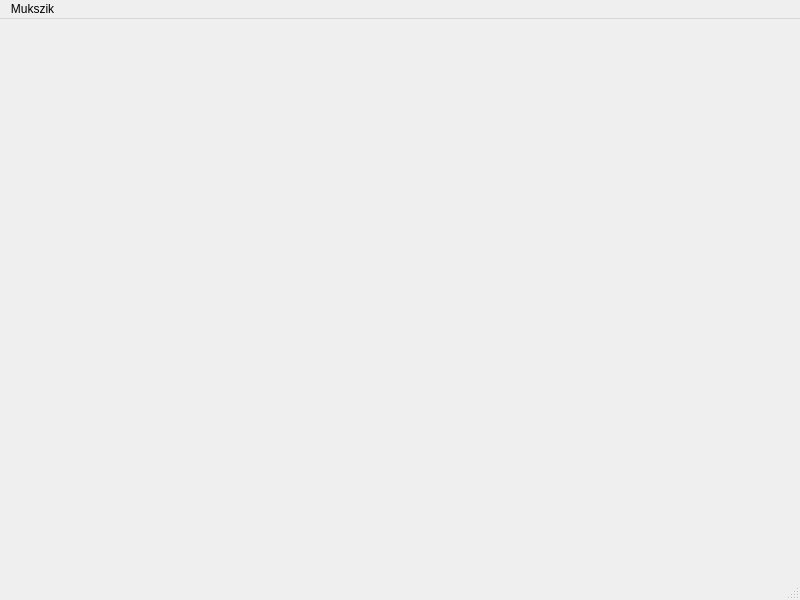
<?xml version="1.0" encoding="UTF-8"?>
<ui version="4.0">
 <class>MainWindow</class>
 <widget class="QMainWindow" name="MainWindow">
  <property name="geometry">
   <rect>
    <x>0</x>
    <y>0</y>
    <width>800</width>
    <height>600</height>
   </rect>
  </property>
  <property name="windowTitle">
   <string>MainWindow</string>
  </property>
  <widget class="QWidget" name="centralwidget"/>
  <widget class="QMenuBar" name="menubar">
   <property name="geometry">
    <rect>
     <x>0</x>
     <y>0</y>
     <width>800</width>
     <height>25</height>
    </rect>
   </property>
   <widget class="QMenu" name="menuMukszik">
    <property name="title">
     <string>Mukszik</string>
    </property>
   </widget>
   <addaction name="menuMukszik"/>
  </widget>
  <widget class="QStatusBar" name="statusbar"/>
 </widget>
 <resources/>
 <connections/>
</ui>
